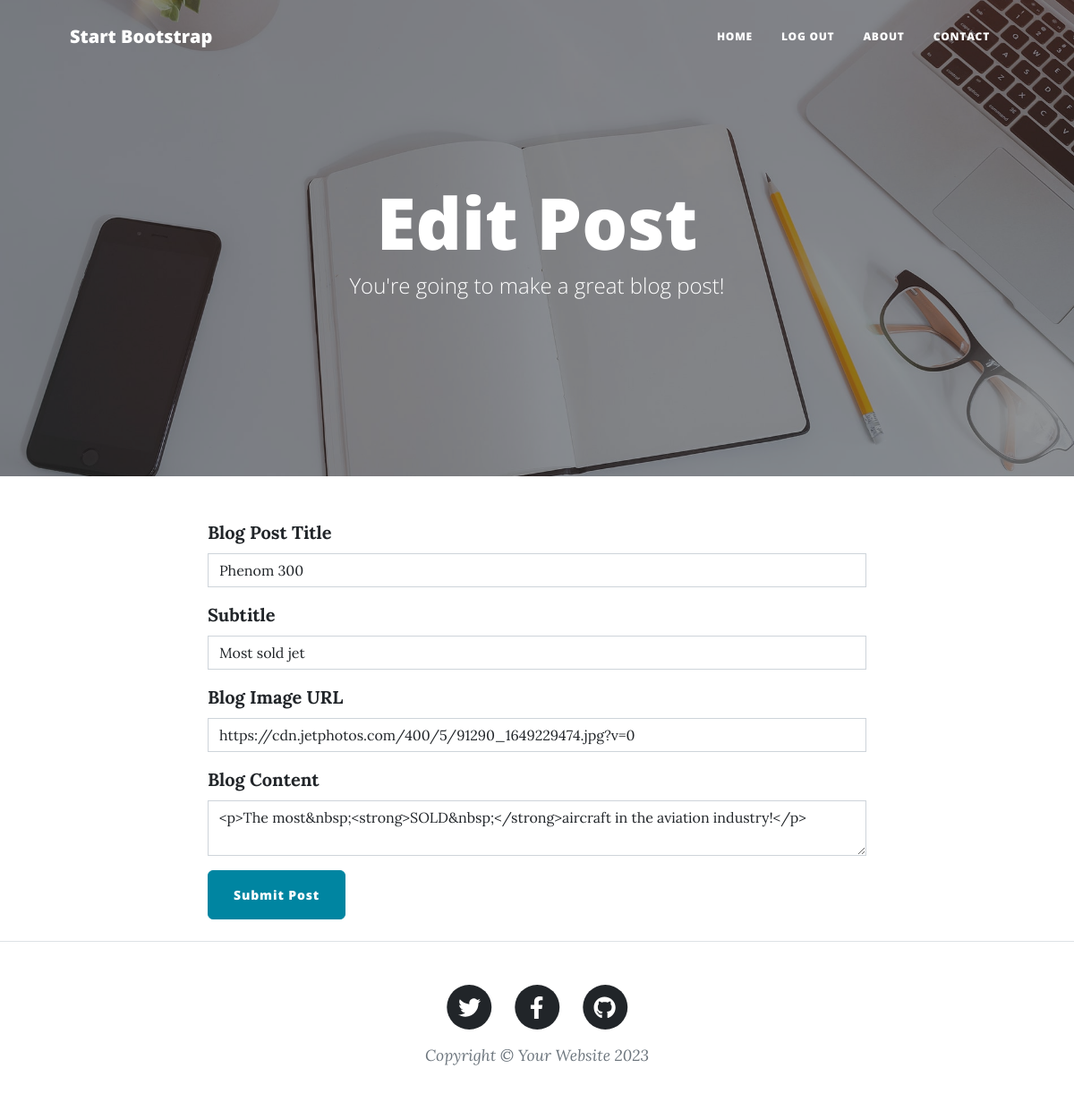
The app's page /edit-post/1 (signed in) with its own data.
### main.py (models this page shows)
class BlogPost(db.Model):
    __tablename__ = "blog_posts"
    id: Mapped[int] = mapped_column(Integer, primary_key=True)
    author_id: Mapped[int] = mapped_column(Integer, db.ForeignKey('users.id'))
    author = relationship('User', back_populates='posts')
    title: Mapped[str] = mapped_column(String(250), unique=True, nullable=False)
    subtitle: Mapped[str] = mapped_column(String(250), nullable=False)
    date: Mapped[str] = mapped_column(String(250), nullable=False)
    body: Mapped[str] = mapped_column(Text, nullable=False)
    img_url: Mapped[str] = mapped_column(String(250), nullable=False)
    comments = relationship("Comment", back_populates="parent_post")

### main.py (the view, shortened to what this page needs)
@app.route("/edit-post/<int:post_id>", methods=["GET", "POST"])
@admin_only
def edit_post(post_id):
    post = db.get_or_404(BlogPost, post_id)
    edit_form = CreatePostForm(
        title=post.title,
        subtitle=post.subtitle,
        img_url=post.img_url,
        author=post.author,
        body=post.body
    )
    return render_template("make-post.html", form=edit_form, is_edit=True)

### forms.py
class CreatePostForm(FlaskForm):
    title = StringField("Blog Post Title", validators=[DataRequired()])
    subtitle = StringField("Subtitle", validators=[DataRequired()])
    img_url = StringField("Blog Image URL", validators=[DataRequired(), URL()])
    body = CKEditorField("Blog Content", validators=[DataRequired()])
    submit = SubmitField("Submit Post")

### main.py (called while the page is built)
def admin_only(f):
    @wraps(f)
    def decorator_function(*args,**kwargs):
        if (current_user.is_authenticated and current_user.id != 1) or (not current_user.is_authenticated):
            return abort(403)
        return f(*args, **kwargs)
    return decorator_function

@login_manager.user_loader
def load_user(user_id):
    return db.get_or_404(User, user_id)

### templates/make-post.html
{% from "bootstrap5/form.html" import render_form %} {% block content %} {%
include "header.html" %}
<header
  class="masthead"
  style="background-image: url('../static/assets/img/edit-bg.jpg')"
>
  <div class="container position-relative px-4 px-lg-5">
    <div class="row gx-4 gx-lg-5 justify-content-center">
      <div class="col-md-10 col-lg-8 col-xl-7">
        <div class="page-heading">
          {% if is_edit: %}
          <h1>Edit Post</h1>
          {% else: %}
          <h1>New Post</h1>
          {% endif %}
          <span class="subheading"
            >You're going to make a great blog post!</span
          >
        </div>
      </div>
    </div>
  </div>
</header>
<main class="mb-4">
  <div class="container">
    <div class="row">
      <div class="col-lg-8 col-md-10 mx-auto">
        {{ ckeditor.load() }} {{ ckeditor.config(name='body') }} {{
        render_form(form, novalidate=True, button_map={"submit": "primary"}) }}
      </div>
    </div>
  </div>
</main>
{% include "footer.html" %} {% endblock %}

### records on screen
BlogPost: title "Phenom 300", subtitle "Most sold jet", img_url "https://cdn.jetphotos.com/400/5/91290_1649229474.jpg?v=0", body "<p>The most&nbsp;<strong>SOLD&nbsp;</strong>aircraft in the aviation industry!</p>"
